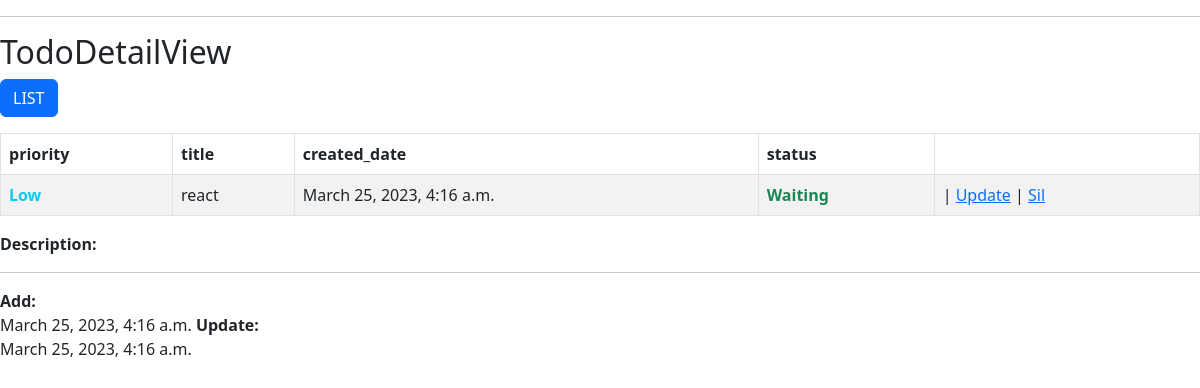
Page /todo/detail/3 on the committed database.
### todo/models.py (models this page shows, shortened)
class Todo(models.Model):
    title=models.CharField(max_length=100)
    desc=models.TextField()
    priority=models.SmallIntegerField(choices=priority_choices,default=1)
    status=models.CharField(choices=status_choices,default='W',max_length=1)
    created_date=models.DateTimeField(auto_now_add=True)
    updated_date=models.DateTimeField(auto_now=True)

### todo/views.py (the view)
# urls.py: path('detail/<int:pk>', TodoDetailView.as_view(), name='todo_detail'),
class TodoDetailView(DetailView):
    model = Todo
    template_name = 'todo/detail.html'
    success_url = reverse_lazy('todo_list')

### todo/templates/todo/detail.html
{% extends 'base.html' %}
{% block container %}
<hr>
<h2>TodoDetailView</h2>
<p><a href="/" class="btn btn-primary">LIST</a></p>
<table class="table table-bordered table-striped">
    <thead>
        <tr>
            <th>priority</th>
            <th>title</th>
            <th>created_date</th>
            <th>status</th>
            <th></th>
        </tr>
    </thead>
    <tbody>
        <tr>
            <td>
                {% if todo.priority == 1 %}
                <b class="text-danger">{{ todo.get_priority_display }}</b>
                {% elif todo.priority == 2 %}
                <b class="text-warning">{{ todo.get_priority_display }}</b>
                {% else %}
                <b class="text-info">{{ todo.get_priority_display }}</b>
                {% endif %}
            </td>
            <td>{{ todo.title }}</td>
            <td>{{ todo.created_date }}</td>
            <td>
                {% if todo.status == "P" %}
                <b class="text-danger">{{ todo.get_status_display }}</b>
                {% else %}
                <b class="text-success">{{ todo.get_status_display }}</b>
                {% endif %}
            </td>
            <td>
                | <a href="/update/{{ todo.id }}">Update</a>
                | <a href="/delete/{{ todo.id }}" onclick="return confirm('Are you sure?')">Sil</a>
            </td>
        </tr>
    </tbody>
</table>
<b>Description:</b> <br> {{ todo.description }}
<hr>
<b>Add:</b> <br> {{ todo.created_date }}
<b>Update:</b> <br> {{ todo.updated_date }}
{% endblock container %}

### rows in the picture
Todo: priority "Low", title "react", created_date "March 25, 2023, 4:16 a.m.", status "Waiting", updated_date "March 25, 2023, 4:16 a.m."
